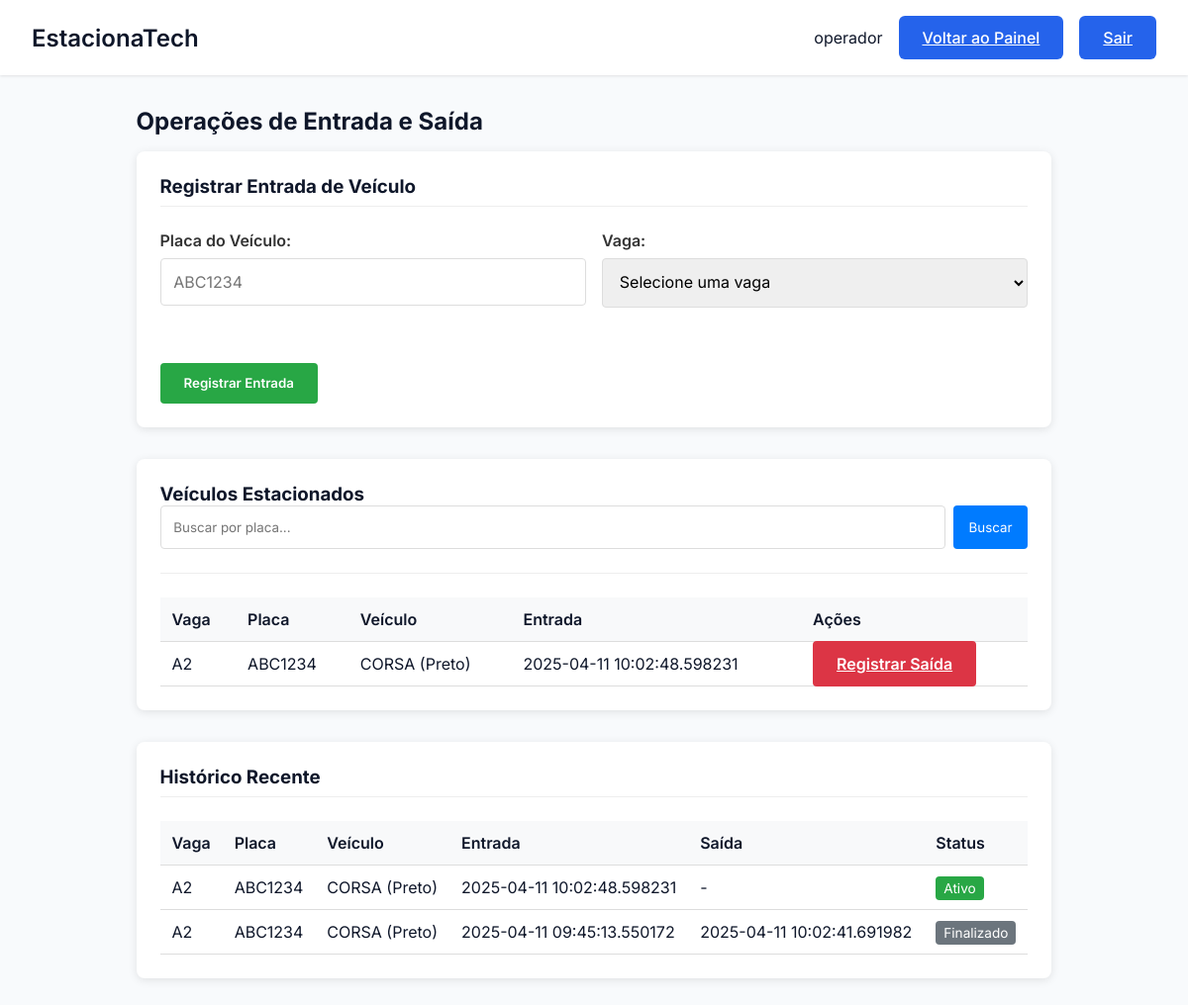
The page /locacao/operacoes (signed in) on the database as committed earlier.
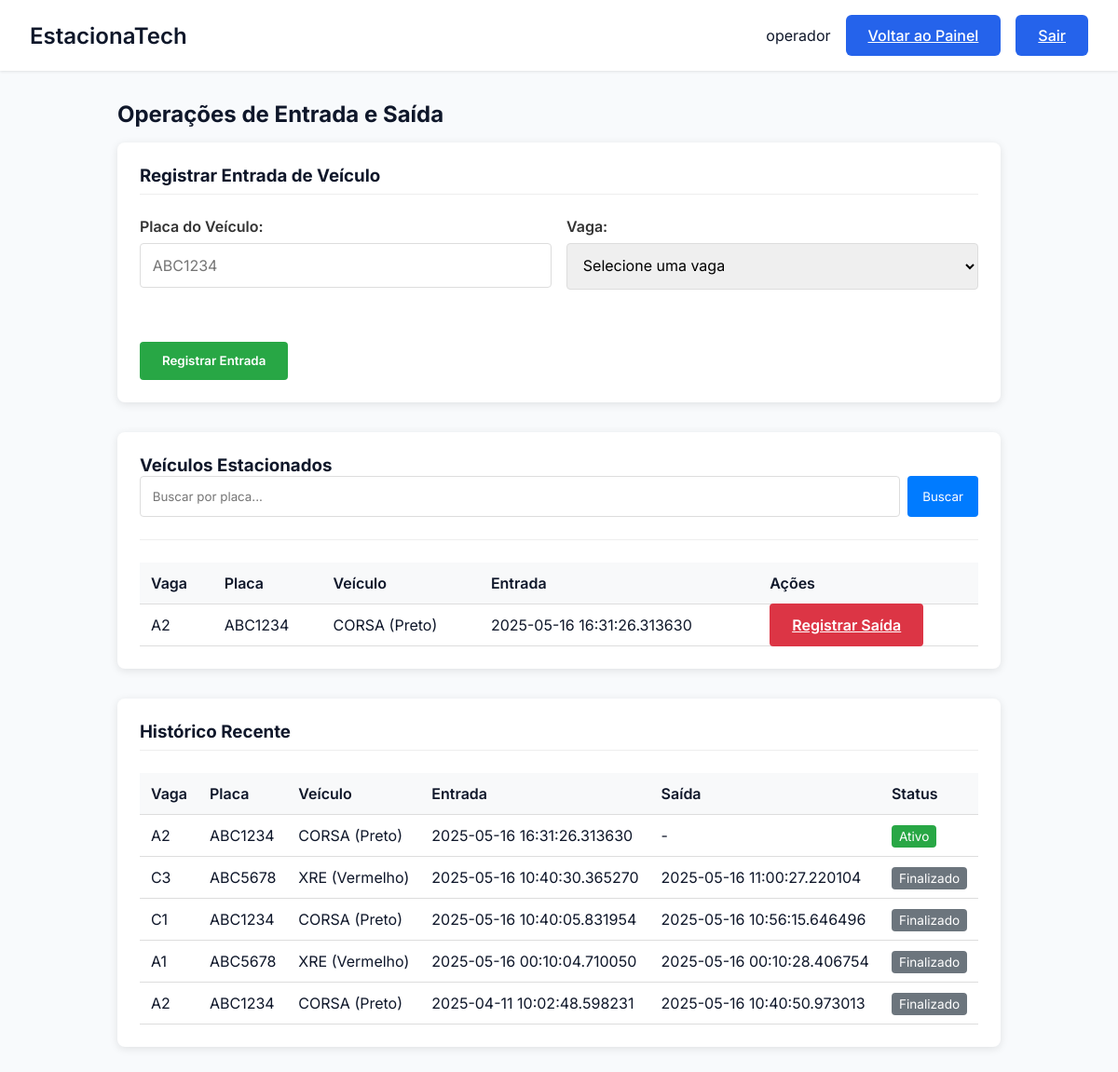
The same page on the database as committed later.
### tables this page shows
CREATE TABLE Locacao (
        id_locacao INTEGER PRIMARY KEY AUTOINCREMENT,
        id_vaga TEXT NOT NULL,
        id_veiculo TEXT NOT NULL,
        id_operador TEXT NOT NULL,
        data_hora_entrada DATETIME NOT NULL,
        data_hora_saida DATETIME,
        FOREIGN KEY (id_vaga) REFERENCES Vaga(id_vaga),
        FOREIGN KEY (id_veiculo) REFERENCES Veiculo(placa),
        FOREIGN KEY (id_operador) REFERENCES Usuario(id_usuario)
    );

CREATE TABLE Veiculo (
        placa TEXT PRIMARY KEY,
        modelo TEXT NOT NULL,
        marca TEXT NOT NULL,
        cor TEXT NOT NULL,
        ano_fabricacao INTEGER NOT NULL,
        id_cliente TEXT NOT NULL,
        FOREIGN KEY (id_cliente) REFERENCES Cliente(id_cliente)
    );

### EstacionaTech/routes/locacao_routes.py (the view)
@locacao_bp.route('/operacoes')
def operacoes():
    if 'usuario_id' not in session:
        flash('Você precisa fazer login para acessar esta página.', 'error')
        return redirect(url_for('auth.login'))
    vagas_disponiveis = LocacaoController.listar_vagas_disponiveis()
    locacoes_ativas = LocacaoController.listar_ativas()
    historico_recente = LocacaoController.listar_recentes(limit=5)
    return render_template(
        'operacoes.html',
        vagas_disponiveis=vagas_disponiveis,
        locacoes_ativas=locacoes_ativas,
        historico_recente=historico_recente,
        nome=session.get('nome')
    )

### EstacionaTech/controllers/locacao_controller.py (called while the page is built)
    @staticmethod
    def listar_ativas():
        return Locacao.listar_ativas()

    @staticmethod
    def listar_recentes(limit=10):
        return Locacao.listar_recentes(limit)

    @staticmethod
    def listar_vagas_disponiveis():
        vagas = Vaga.listar_todas()
        return [vaga for vaga in vagas if vaga[3] == 'livre']

### EstacionaTech/database/database.py (called while the page is built)
def conectar():
    diretorio_db = "EstacionaTech/database"
    if not os.path.exists(diretorio_db):
        os.makedirs(diretorio_db)  # Criar diretório caso não exista
    return sqlite3.connect(f"{diretorio_db}/estacionatech.db")

### EstacionaTech/models/locacao.py (called while the page is built)
    @staticmethod
    def listar_ativas():
        conn = conectar()
        cursor = conn.cursor()
        try:
            cursor.execute("""
                SELECT l.id_locacao, l.id_vaga, l.id_veiculo, l.data_hora_entrada,
                       v.modelo, v.cor
                FROM Locacao l
                JOIN Veiculo v ON l.id_veiculo = v.placa
                WHERE l.data_hora_saida IS NULL
                ORDER BY l.data_hora_entrada DESC
            """)
            return cursor.fetchall()
        except sqlite3.Error as e:
            print(f"Erro ao listar locações ativas: {e}")
            return []
        finally:
            conn.close()

    @staticmethod
    def listar_recentes(limit=10):
        conn = conectar()
        cursor = conn.cursor()
        try:
            cursor.execute("""
                SELECT l.id_locacao, l.id_vaga, l.id_veiculo,
                       l.data_hora_entrada, l.data_hora_saida,
                       v.modelo, v.cor
                FROM Locacao l
                JOIN Veiculo v ON l.id_veiculo = v.placa
                ORDER BY
                    CASE WHEN l.data_hora_saida IS NULL THEN 0 ELSE 1 END,
                    l.data_hora_entrada DESC
                LIMIT ?
            """, (limit,))
            return cursor.fetchall()
        except sqlite3.Error as e:
            print(f"Erro ao listar locações recentes: {e}")
            return []
        finally:
            conn.close()

### EstacionaTech/models/vaga.py (called while the page is built)
    def listar_todas():
        conn = conectar()
        cursor = conn.cursor()
        cursor.execute("SELECT * FROM vaga ORDER BY id_vaga ASC")
        vagas = cursor.fetchall()
        conn.close()
        return vagas

### EstacionaTech/templates/operacoes.html (shortened to what this page needs)
<!DOCTYPE html>
<html lang="pt-BR">
<head>
    <link rel="stylesheet" href="{{ url_for('static', filename='css/estilo.css') }}">
    <link rel="stylesheet" href="{{ url_for('static', filename='css/entrada_saida.css') }}">
</head>
<body>
    <div class="dashboard">
        <header class="dashboard-header">
            <nav class="dashboard-nav container">
                <h1 class="dashboard-title">EstacionaTech</h1>
                <div class="dashboard-user">
                    <span>{{ nome }}</span>
                    {% if session.get('tipo') == 'administrador' %}
                    <a href="{{ url_for('admin.painel_admin') }}" class="btn btn-primary">Voltar ao Painel</a>
                    {% else %}
                    <a href="{{ url_for('operadores.painel_operador') }}" class="btn btn-primary">Voltar ao Painel</a>
                    {% endif %}
                    <a href="{{ url_for('auth.logout') }}" class="btn btn-primary">Sair</a>
                </div>
            </nav>
        </header>
        <main class="dashboard-content container">
            <h2>Operações de Entrada e Saída</h2>
            <div class="parking-operations">
                <section class="operation-section">
                    <div class="section-header">
                        <h3>Registrar Entrada de Veículo</h3>
                    </div>
                    <form action="{{ url_for('locacao.registrar_entrada') }}" method="post" class="operation-form">
                        <div class="form-row">
                            <div class="form-group">
                                <label for="placa">Placa do Veículo:</label>
                                <input type="text" id="placa" name="placa" required placeholder="ABC1234">
                            </div>
                            <div class="form-group">
                                <label for="id_vaga">Vaga:</label>
                                <select id="id_vaga" name="id_vaga" required>
                                    <option value="">Selecione uma vaga</option>
                                </select>
                            </div>
                        </div>
                        <div class="btn-group">
                            <button type="submit" class="btn-entry">Registrar Entrada</button>
                        </div>
                    </form>
                </section>
                <section class="operation-section">
                    <div class="section-header">
                        <h3>Veículos Estacionados</h3>
                        <form action="{{ url_for('locacao.buscar_veiculo') }}" method="post" class="search-box">
                            <input type="text" name="placa_busca" placeholder="Buscar por placa..." value="{{ termo_busca if termo_busca else '' }}">
                            <button type="submit">Buscar</button>
                        </form>
                    </div>
                    {% if locacoes_ativas %}
                    <table class="locacoes-table">
                        <thead>
                            <tr>
                                <th>Vaga</th>
                                <th>Placa</th>
                                <th>Veículo</th>
                                <th>Entrada</th>
                                <th>Ações</th>
                            </tr>
                        </thead>
                        <tbody>
                            {% for locacao in locacoes_ativas %}
                            <tr>
                                <td>{{ locacao[1] }}</td>
                                <td>{{ locacao[2] }}</td>
                                <td>{{ locacao[4] }} ({{ locacao[5] }})</td>
                                <td>
                                    {% if locacao[3].__class__.__name__ == 'datetime' %}
                                        {{ locacao[3].strftime('%d/%m/%Y %H:%M') }}
                                    {% else %}
                                        {{ locacao[3] }}
                                    {% endif %}
                                </td>
                                <td>
                                    <a href="{{ url_for('locacao.registrar_saida', id_locacao=locacao[0]) }}" class="btn-exit">Registrar Saída</a>
                                </td>
                            </tr>
                            {% endfor %}
                        </tbody>
                    </table>
                    {% else %}
                    <p>Não há veículos estacionados no momento{% if busca_realizada %} com a placa "{{ termo_busca }}"{% endif %}.</p>
                    {% endif %}
                </section>
                <section class="operation-section">
                    <div class="section-header">
                        <h3>Histórico Recente</h3>
                    </div>
                    {% if historico_recente %}
                    <table class="locacoes-table">
                        <thead>
                            <tr>
                                <th>Vaga</th>
                                <th>Placa</th>
                                <th>Veículo</th>
                                <th>Entrada</th>
                                <th>Saída</th>
                                <th>Status</th>
                            </tr>
                        </thead>
                        <tbody>
                            {% for locacao in historico_recente %}
                            <tr>
                                <td>{{ locacao[1] }}</td>
                                <td>{{ locacao[2] }}</td>
                                <td>{{ locacao[5] }} ({{ locacao[6] }})</td>
                                <td>
                                  {% if locacao[3] is mapping or locacao[3].__class__.__name__ == 'datetime' %}
                                    {{ locacao[3].strftime('%d/%m/%Y %H:%M') }}
                                  {% else %}
                                    {{ locacao[3] }}
                                  {% endif %}
                                </td>
                                <td>
                                {% if locacao[4] %}
                                    {% if locacao[4].__class__.__name__ == 'datetime' %}
                                        {{ locacao[4].strftime('%d/%m/%Y %H:%M') }}
                                    {% else %}
                                        {{ locacao[4] }}
                                    {% endif %}
                                {% else %}
                                    -
                                {% endif %}
                                </td>
                                <td>
                                    {% if locacao[4] %}
                                        <span class="status-finished">Finalizado</span>
                                    {% else %}
                                        <span class="status-active">Ativo</span>
                                    {% endif %}
                                </td>
                            </tr>
                            {% endfor %}
                        </tbody>
                    </table>
                    {% else %}
                    <p>Não há registros recentes.</p>
                    {% endif %}
                </section>
            </div>
        </main>
    </div>
</body>
</html>

### EstacionaTech/static/css/estilo.css (style rules this page uses)
* { margin: 0; padding: 0; box-sizing: border-box; font-family: 'Inter', sans-serif; }
:root { --primary: #2563eb; --primary-dark: #1d4ed8; --secondary: #A9A9A9; --danger: #ef4444; --success: #22c55e; --background: #f8fafc; --surface: #ffffff; --text: #0f172a; --text-light: #64748b; }
body { background-color: var(--background); color: var(--text); min-height: 100vh; }
.container { max-width: 1200px; margin: 0 auto; padding: 0 1rem; }
.form-group { margin-bottom: 1.5rem; }
.btn { display: inline-flex; align-items: center; justify-content: center; padding: 0.75rem 1.5rem; font-size: 1rem; font-weight: 500; border-radius: 6px; cursor: pointer; transition: all 0.2s; border: none; }
.btn-primary { background-color: var(--primary); color: white; }
.dashboard { min-height: 100vh; display: grid; grid-template-rows: auto 1fr; }
.dashboard-header { background: var(--surface); padding: 1rem; box-shadow: 0 1px 3px 0 rgb(0 0 0 / 0.1); }
.dashboard-nav { display: flex; justify-content: space-between; align-items: center; }
.dashboard-title { font-size: 1.5rem; font-weight: 600; }
.dashboard-user { display: flex; align-items: center; gap: 1rem; }
.dashboard-content { padding: 2rem; }
.dashboard-content h2 { margin-bottom: 1rem; }

### EstacionaTech/static/css/entrada_saida.css (style rules this page uses)
.parking-operations { display: flex; flex-direction: column; gap: 2rem; width: 100%; }
.operation-section { background-color: #fff; border-radius: 8px; box-shadow: 0 2px 10px rgba(0, 0, 0, 0.1); padding: 1.5rem; }
.section-header { border-bottom: 1px solid #eee; margin-bottom: 1.5rem; padding-bottom: 0.5rem; }
.operation-form { display: grid; gap: 1rem; }
.form-group { display: flex; flex-direction: column; gap: 0.5rem; }
.form-row { display: grid; grid-template-columns: repeat(auto-fit, minmax(250px, 1fr)); gap: 1rem; }
.form-group label { font-weight: 600; color: #333; }
.form-group input, .form-group select { padding: 0.8rem; border: 1px solid #ddd; border-radius: 4px; font-size: 1rem; }
.btn-group { display: flex; gap: 1rem; margin-top: 1rem; }
.btn-entry { background-color: #28a745; color: white; border: none; padding: 0.8rem 1.5rem; border-radius: 4px; font-weight: 600; cursor: pointer; transition: background-color 0.2s; }
.btn-exit { background-color: #dc3545; color: white; border: none; padding: 0.8rem 1.5rem; border-radius: 4px; font-weight: 600; cursor: pointer; transition: background-color 0.2s; }
.locacoes-table { width: 100%; border-collapse: collapse; margin-top: 1rem; }
.locacoes-table th, .locacoes-table td { padding: 0.75rem; text-align: left; border-bottom: 1px solid #ddd; }
.locacoes-table th { background-color: #f8f9fa; font-weight: 600; }
.status-active { padding: 0.25rem 0.5rem; background-color: #28a745; color: white; border-radius: 4px; font-size: 0.85rem; }
.status-finished { padding: 0.25rem 0.5rem; background-color: #6c757d; color: white; border-radius: 4px; font-size: 0.85rem; }
.search-box { display: flex; gap: 0.5rem; margin-bottom: 1rem; }
.search-box input { flex: 1; padding: 0.8rem; border: 1px solid #ddd; border-radius: 4px; }
.search-box button { background-color: #007bff; color: white; border: none; padding: 0 1rem; border-radius: 4px; cursor: pointer; }

Rows that differ between the two databases and show on the page:
no longer on this page (row unchanged): Locacao: id_vaga "A2", id_veiculo "ABC1234", modelo "CORSA", cor "Preto", data_hora_entrada "2025-04-11 09:45:13.550172", data_hora_saida "2025-04-11 10:02:41.691982", shows "Finalizado", shown under "Histórico Recente"
no longer on one of the page's lists (row edited): Locacao: id_vaga "A2", id_veiculo "ABC1234", modelo "CORSA", cor "Preto", data_hora_entrada "2025-04-11 10:02:48.598231"
added Locacao: id_vaga "A2", id_veiculo "ABC1234", modelo "CORSA", cor "Preto", data_hora_entrada "2025-05-16 16:31:26.313630", shows "Ativo"
added Locacao: id_vaga "C3", id_veiculo "ABC5678", modelo "XRE", cor "Vermelho", data_hora_entrada "2025-05-16 10:40:30.365270", data_hora_saida "2025-05-16 11:00:27.220104", shows "Finalizado", shown under "Histórico Recente"
added Locacao: id_vaga "C1", id_veiculo "ABC1234", modelo "CORSA", cor "Preto", data_hora_entrada "2025-05-16 10:40:05.831954", data_hora_saida "2025-05-16 10:56:15.646496", shows "Finalizado", shown under "Histórico Recente"
added Locacao: id_vaga "A1", id_veiculo "ABC5678", modelo "XRE", cor "Vermelho", data_hora_entrada "2025-05-16 00:10:04.710050", data_hora_saida "2025-05-16 00:10:28.406754", shows "Finalizado", shown under "Histórico Recente"
changed Locacao (number 5 of 5 on the later page): data_hora_saida (not shown) → "2025-05-16 10:40:50.973013"; no longer shows "- Ativo"
